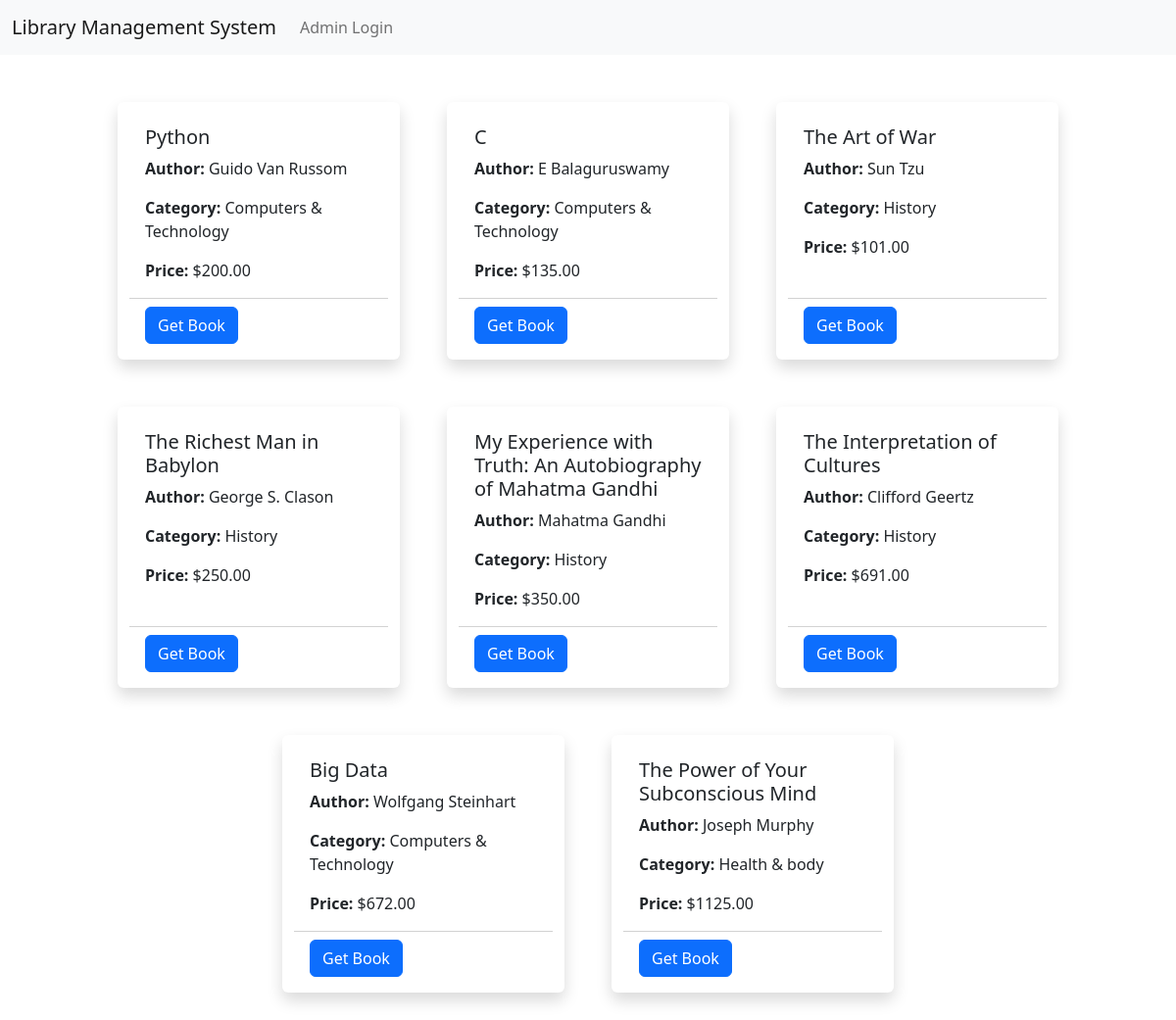
The page / on the database its author committed.
### anonymous/models.py (models this page shows, shortened)
class Books(models.Model):
    title = models.CharField(max_length=100)
    category = models.CharField(max_length=100, choices=CATEGORY)
    author = models.CharField(max_length=100)
    price = models.DecimalField(decimal_places=2, max_digits=8)
    class Meta:
        verbose_name_plural = "Books"

### anonymous/views.py (the view)
# urls.py: path('', views.home, name="home"),
def home(request):
    books = Books.objects.all()
    return render(request, 'studentView.html', {'books':books})

### templates/studentView.html
{% extends 'base.html' %}
{% block bodyblock %}
<div class="row justify-content-center gap-5" id="galleryView">
    {% for book in books %}
    <div class="card shadow border-0 py-2" style="width: 18rem;">
        <div class="card-body">
            <h5 class="card-title">{{ book.title }}</h5>
            <p class="card-text"><strong>Author:</strong> {{ book.author }}</p>
            <p class="card-text"><strong>Category:</strong> {{ book.category }}</p>
            <p class="card-text"><strong>Price:</strong> ${{ book.price }}</p>
        </div>
        <div class="card-footer" style="background: none;">
            <a href="#" class="btn btn-primary">Get Book</a>
        </div>
    </div>
    {% endfor %}
</div>
{% endblock %}

### templates/base.html (shortened to what this page needs)
<!DOCTYPE html>
{% load static %}
<html lang="en">
<head>
    <link href="https://cdn.jsdelivr.net/npm/bootstrap@5.2.1/dist/css/bootstrap.min.css" rel="stylesheet"
>
</head>
<body>
    <nav class="navbar navbar-expand-lg bg-light">
        <div class="container-fluid">
            <a class="navbar-brand" href="/">Library Management System</a>
            <div class="collapse navbar-collapse" id="navbarSupportedContent">
                <ul class="navbar-nav me-auto mb-2 mb-lg-0">
                    <li class="nav-item">
                        <a class="nav-link" href="/login/">Admin Login</a>
                    </li>
                </ul>
            </div>
        </div>
    </nav>
    <div class="container my-5">
        {% block bodyblock %}
        {% endblock %}
    </div>
</body>
</html>

### rows shown on the page
Books: title "Python", author "Guido Van Russom", category "Computers & Technology", price "200.00"
Books: title "C", author "E Balaguruswamy", category "Computers & Technology", price "135.00"
Books: title "The Art of War", author "Sun Tzu", category "History", price "101.00"
Books: title "The Richest Man in Babylon", author "George S. Clason", category "History", price "250.00"
Books: title "My Experience with Truth: An Autobiography of Mahatma Gandhi", author "Mahatma Gandhi", category "History", price "350.00"
Books: title "The Interpretation of Cultures", author "Clifford Geertz", category "History", price "691.00"
Books: title "Big Data", author "Wolfgang Steinhart", category "Computers & Technology", price "672.00"
Books: title "The Power of Your Subconscious Mind", author "Joseph Murphy", category "Health & body", price "1125.00"
